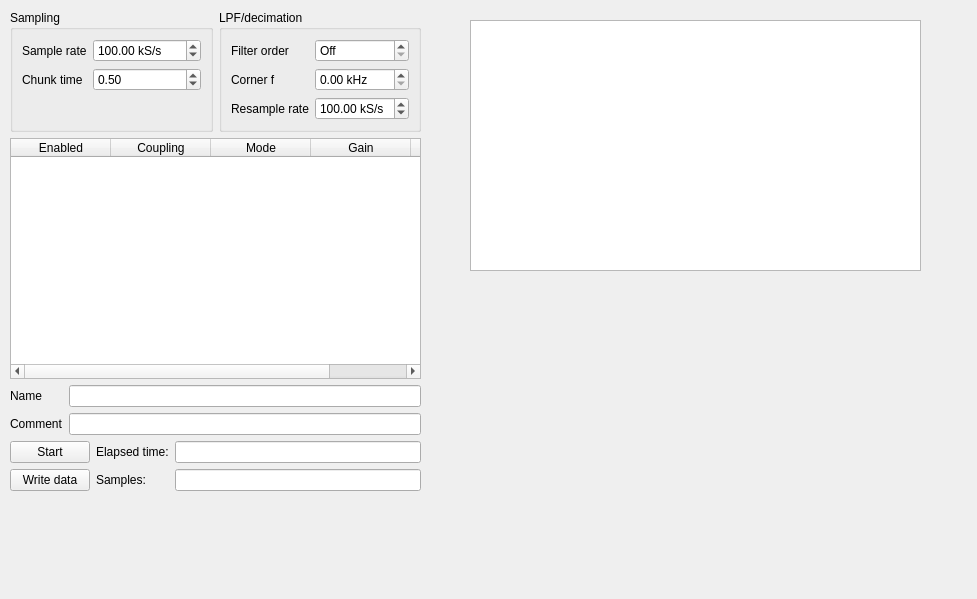
<?xml version="1.0" encoding="UTF-8"?>
<ui version="4.0">
 <class>Form</class>
 <widget class="QWidget" name="Form">
  <property name="geometry">
   <rect>
    <x>0</x>
    <y>0</y>
    <width>977</width>
    <height>599</height>
   </rect>
  </property>
  <property name="windowTitle">
   <string>Form</string>
  </property>
  <widget class="PlotWidget" name="plot">
   <property name="geometry">
    <rect>
     <x>470</x>
     <y>20</y>
     <width>451</width>
     <height>251</height>
    </rect>
   </property>
  </widget>
  <widget class="QWidget" name="layoutWidget">
   <property name="geometry">
    <rect>
     <x>10</x>
     <y>10</y>
     <width>411</width>
     <height>481</height>
    </rect>
   </property>
   <layout class="QVBoxLayout" name="verticalLayout_3">
    <item>
     <layout class="QVBoxLayout" name="verticalLayout">
      <item>
       <layout class="QHBoxLayout" name="horizontalLayout_3">
        <item>
         <widget class="QGroupBox" name="samplingGroupBox">
          <property name="title">
           <string>Sampling</string>
          </property>
          <layout class="QHBoxLayout" name="horizontalLayout">
           <item>
            <layout class="QFormLayout" name="formLayout_2">
             <property name="fieldGrowthPolicy">
              <enum>QFormLayout::AllNonFixedFieldsGrow</enum>
             </property>
             <item row="0" column="1">
              <widget class="QDoubleSpinBox" name="sampleRateSb">
               <property name="suffix">
                <string> kS/s</string>
               </property>
               <property name="minimum">
                <double>5.000000000000000</double>
               </property>
               <property name="maximum">
                <double>204.800000000000011</double>
               </property>
               <property name="value">
                <double>100.000000000000000</double>
               </property>
              </widget>
             </item>
             <item row="1" column="0">
              <widget class="QLabel" name="label_4">
               <property name="text">
                <string>Chunk time</string>
               </property>
              </widget>
             </item>
             <item row="1" column="1">
              <widget class="QDoubleSpinBox" name="chunkTimeSb">
               <property name="minimum">
                <double>0.200000000000000</double>
               </property>
               <property name="maximum">
                <double>10.000000000000000</double>
               </property>
               <property name="singleStep">
                <double>0.050000000000000</double>
               </property>
               <property name="value">
                <double>0.500000000000000</double>
               </property>
              </widget>
             </item>
             <item row="0" column="0">
              <widget class="QLabel" name="label">
               <property name="text">
                <string>Sample rate</string>
               </property>
               <property name="buddy">
                <cstring>sampleRateSb</cstring>
               </property>
              </widget>
             </item>
            </layout>
           </item>
          </layout>
         </widget>
        </item>
        <item>
         <widget class="QGroupBox" name="lpfGroupBox">
          <property name="title">
           <string>LPF/decimation</string>
          </property>
          <layout class="QHBoxLayout" name="horizontalLayout_2">
           <item>
            <layout class="QFormLayout" name="formLayout">
             <item row="0" column="0">
              <widget class="QLabel" name="label_6">
               <property name="text">
                <string>Filter order</string>
               </property>
              </widget>
             </item>
             <item row="0" column="1">
              <widget class="QSpinBox" name="lpfOrderSb">
               <property name="specialValueText">
                <string>Off</string>
               </property>
               <property name="maximum">
                <number>8</number>
               </property>
              </widget>
             </item>
             <item row="1" column="0">
              <widget class="QLabel" name="label_7">
               <property name="text">
                <string>Corner f</string>
               </property>
              </widget>
             </item>
             <item row="1" column="1">
              <widget class="QDoubleSpinBox" name="lpfFrequencySb">
               <property name="suffix">
                <string> kHz</string>
               </property>
              </widget>
             </item>
             <item row="2" column="0">
              <widget class="QLabel" name="label_5">
               <property name="text">
                <string>Resample rate</string>
               </property>
               <property name="buddy">
                <cstring>sampleRateSb</cstring>
               </property>
              </widget>
             </item>
             <item row="2" column="1">
              <widget class="QDoubleSpinBox" name="resampleRateSb">
               <property name="suffix">
                <string> kS/s</string>
               </property>
               <property name="minimum">
                <double>5.000000000000000</double>
               </property>
               <property name="maximum">
                <double>204.800000000000011</double>
               </property>
               <property name="value">
                <double>100.000000000000000</double>
               </property>
              </widget>
             </item>
            </layout>
           </item>
          </layout>
         </widget>
        </item>
       </layout>
      </item>
      <item>
       <widget class="QTableWidget" name="channelTable">
        <column>
         <property name="text">
          <string>Enabled</string>
         </property>
        </column>
        <column>
         <property name="text">
          <string>Coupling</string>
         </property>
        </column>
        <column>
         <property name="text">
          <string>Mode</string>
         </property>
        </column>
        <column>
         <property name="text">
          <string>Gain</string>
         </property>
        </column>
        <column>
         <property name="text">
          <string>Device label</string>
         </property>
        </column>
       </widget>
      </item>
     </layout>
    </item>
    <item>
     <layout class="QFormLayout" name="formLayout_4">
      <item row="0" column="0">
       <widget class="QLabel" name="label_9">
        <property name="text">
         <string>Name</string>
        </property>
       </widget>
      </item>
      <item row="0" column="1">
       <widget class="QLineEdit" name="nameLe"/>
      </item>
      <item row="1" column="0">
       <widget class="QLabel" name="label_8">
        <property name="text">
         <string>Comment</string>
        </property>
       </widget>
      </item>
      <item row="1" column="1">
       <widget class="QLineEdit" name="commentLe"/>
      </item>
     </layout>
    </item>
    <item>
     <layout class="QHBoxLayout" name="horizontalLayout_4">
      <item>
       <layout class="QVBoxLayout" name="verticalLayout_2">
        <item>
         <widget class="QPushButton" name="runPb">
          <property name="text">
           <string>Start</string>
          </property>
         </widget>
        </item>
        <item>
         <widget class="QPushButton" name="writeDataPb">
          <property name="text">
           <string>Write data</string>
          </property>
          <property name="checkable">
           <bool>true</bool>
          </property>
         </widget>
        </item>
       </layout>
      </item>
      <item>
       <layout class="QFormLayout" name="formLayout_3">
        <item row="0" column="0">
         <widget class="QLabel" name="label_2">
          <property name="text">
           <string>Elapsed time:</string>
          </property>
         </widget>
        </item>
        <item row="0" column="1">
         <widget class="QLineEdit" name="elapsedTimeLe">
          <property name="readOnly">
           <bool>true</bool>
          </property>
         </widget>
        </item>
        <item row="1" column="0">
         <widget class="QLabel" name="label_3">
          <property name="text">
           <string>Samples:</string>
          </property>
         </widget>
        </item>
        <item row="1" column="1">
         <widget class="QLineEdit" name="nSamplesLe">
          <property name="readOnly">
           <bool>true</bool>
          </property>
         </widget>
        </item>
       </layout>
      </item>
     </layout>
    </item>
   </layout>
  </widget>
 </widget>
 <customwidgets>
  <customwidget>
   <class>PlotWidget</class>
   <extends>QGraphicsView</extends>
   <header>pyqtgraph</header>
  </customwidget>
 </customwidgets>
 <resources/>
 <connections/>
</ui>
